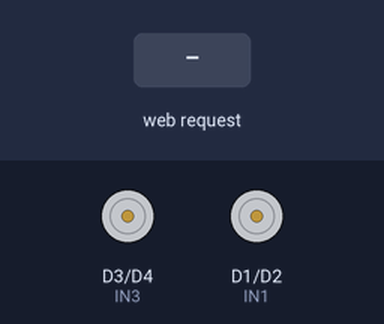
A sketch run on a simulated ESP8266 (NodeMCU). Shown: motor-driver pin pairs drawn as motors (green arrow = first pin HIGH = forward, orange = second pin HIGH = backward, longer = more drive). Inputs (shaded band) come from the test bench. WiFi joins after 1.5 s; servers stay silent unless stated; what the sketch prints to the serial monitor is not drawn.

Above: at 2.7 s.
2.8 s: HTTP request GET /control?cmd=FWD received
At 3.2 s:
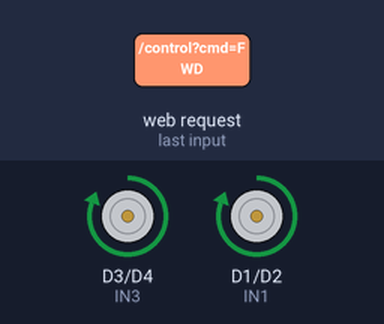
4.3 s: HTTP request GET /control?cmd=LEFT received
At 5.5 s:
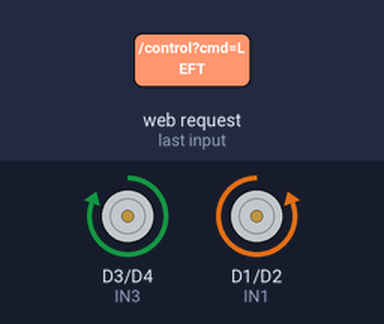
5.8 s: HTTP request GET /control?cmd=RIGHT received
At 6.6 s:
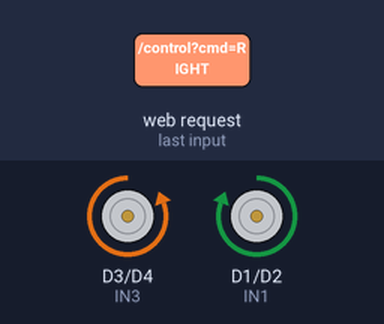
7.3 s: HTTP request GET /control received
At 7.8 s:
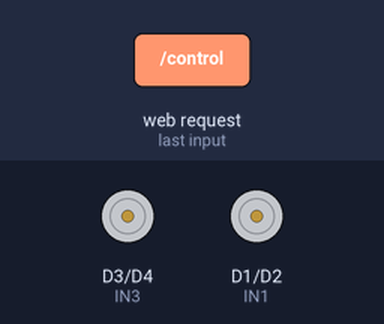
Timing chart, 0 to 9.8 s (numbered marks = the images above; inputs shaded):
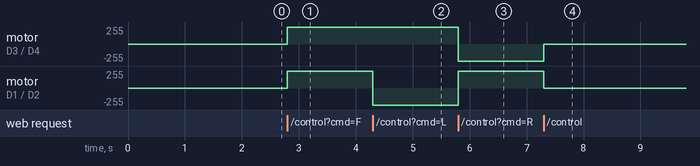

Measured:
- after the input at 2.8 s, motor on D3 (IN3) / D4 (IN4), motor on D1 (IN1) / D2 (IN2): stopped → forward 255/255 at once
- after the input at 4.3 s, motor on D1 (IN1) / D2 (IN2): forward 255/255 → backward 255/255 at once
- after the input at 5.8 s, motor on D3 (IN3) / D4 (IN4): forward 255/255 → backward 255/255 at once; motor on D1 (IN1) / D2 (IN2): backward 255/255 → forward 255/255 at once
- after the input at 7.3 s, motor on D3 (IN3) / D4 (IN4): backward 255/255 → stopped at once; motor on D1 (IN1) / D2 (IN2): forward 255/255 → stopped at once

The sketch:

esp8266___final_code.ino
```cpp
#include <ESP8266WiFi.h>
#include <ESP8266WebServer.h>

const char* ssid = "YOUR_WIFI";
const char* password = "YOUR_PASS";

ESP8266WebServer server(80);

// Motor pins
#define IN1 D1
#define IN2 D2
#define IN3 D3
#define IN4 D4

void forward() {
  digitalWrite(IN1, HIGH); digitalWrite(IN2, LOW);
  digitalWrite(IN3, HIGH); digitalWrite(IN4, LOW);
}

void left() {
  digitalWrite(IN1, LOW); digitalWrite(IN2, HIGH);
  digitalWrite(IN3, HIGH); digitalWrite(IN4, LOW);
}

void right() {
  digitalWrite(IN1, HIGH); digitalWrite(IN2, LOW);
  digitalWrite(IN3, LOW); digitalWrite(IN4, HIGH);
}

void stopBot() {
  digitalWrite(IN1, LOW); digitalWrite(IN2, LOW);
  digitalWrite(IN3, LOW); digitalWrite(IN4, LOW);
}

void handleControl() {
  String cmd = server.arg("cmd");

  if (cmd == "FWD") forward();
  else if (cmd == "LEFT") left();
  else if (cmd == "RIGHT") right();
  else stopBot();

  server.send(200, "text/plain", "OK");
}

void setup() {
  pinMode(IN1, OUTPUT);
  pinMode(IN2, OUTPUT);
  pinMode(IN3, OUTPUT);
  pinMode(IN4, OUTPUT);

  WiFi.begin(ssid, password);

  while (WiFi.status() != WL_CONNECTED) delay(500);

  Serial.begin(115200);
  Serial.println(WiFi.localIP());

  server.on("/control", handleControl);
  server.begin();
}

void loop() {
  server.handleClient();
}
```
